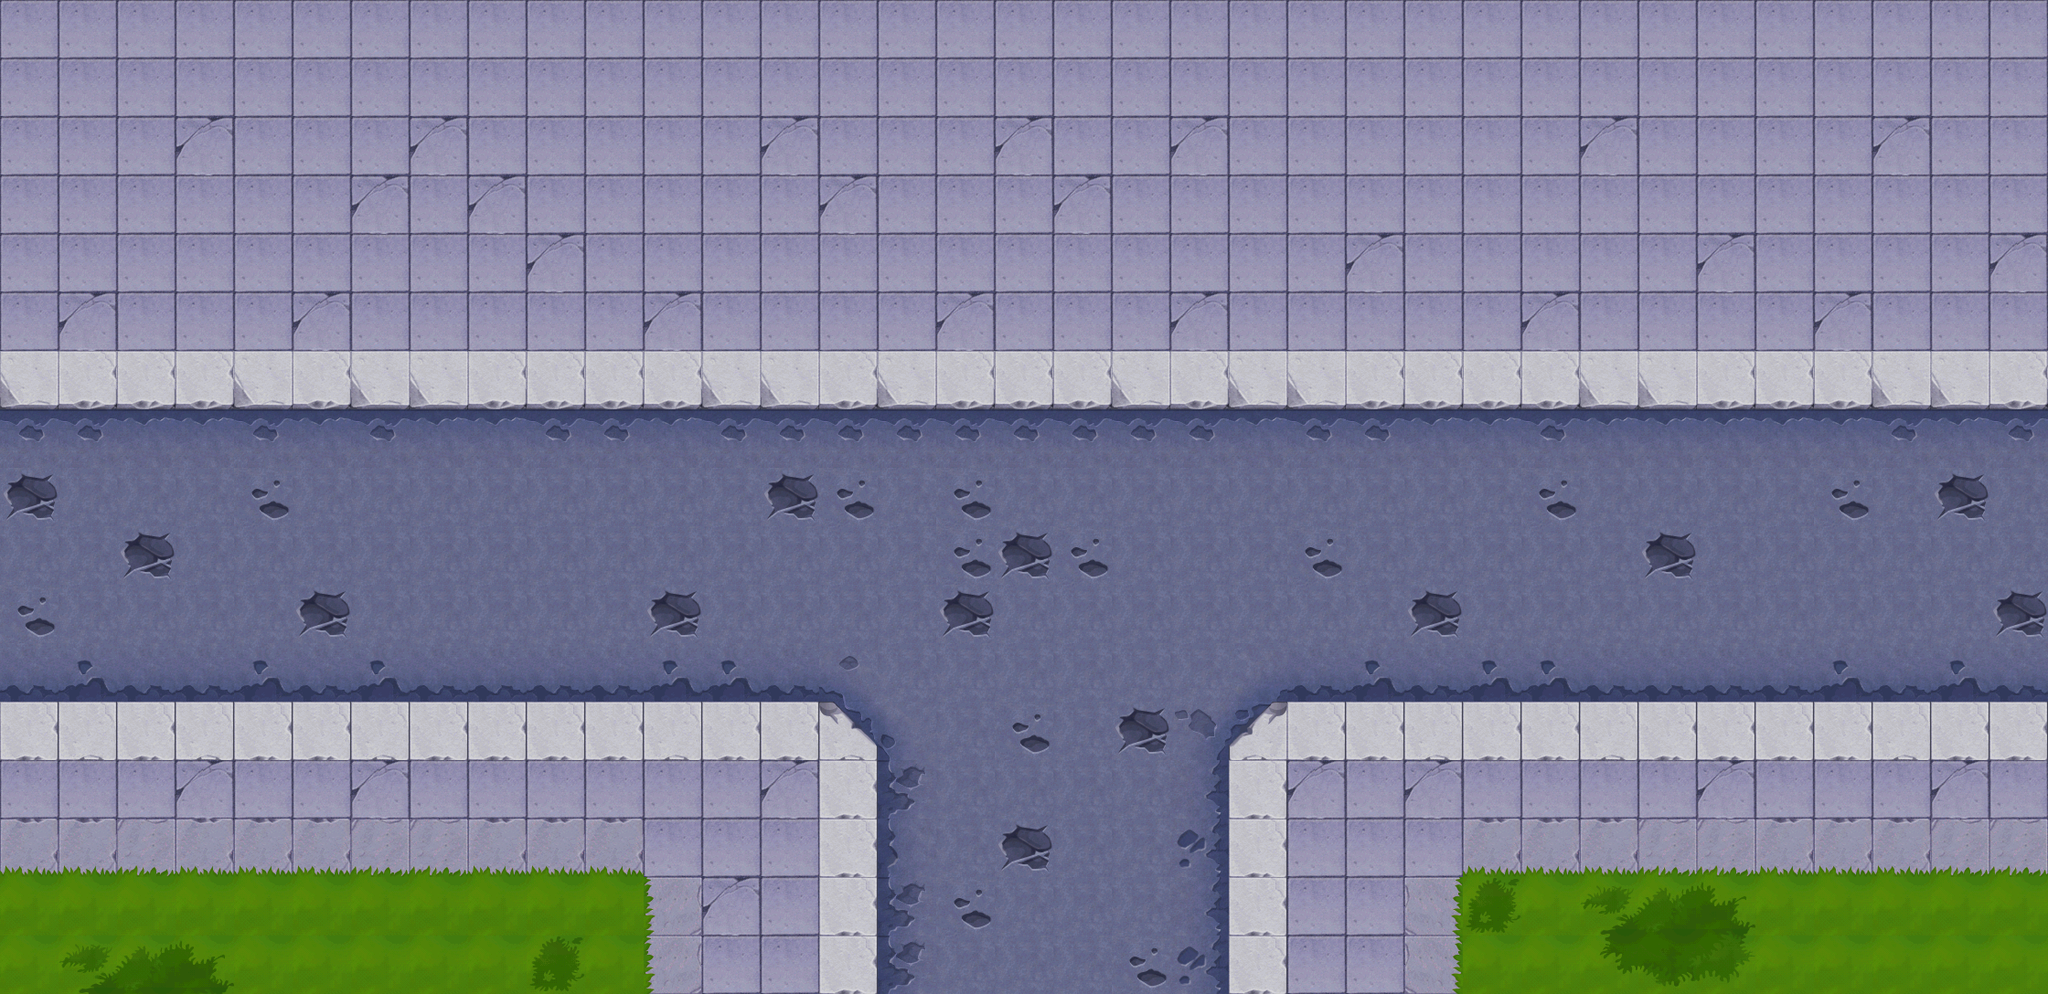

The image is a tile-based game level rendered from a .tmx file. Its description and source (layers, tilesets, objects; grid data summarised) follow:
An orthogonal 35x17 tile map with 64x64 px tiles, 1 tile layer (background), 52 tilesets and 151 objects (20x collide, 19x collide_bullet).

<map version="1.0" orientation="orthogonal" width="35" height="17" tilewidth="64" tileheight="64">
 <tileset firstgid="1" name="bg" tilewidth="64" tileheight="64">
  <image source="bg.png" width="512" height="512" />
 </tileset>
 <tileset firstgid="65" name="jianzhu_zheng03" tilewidth="266" tileheight="263">
  <image source="jianzhu_zheng03.png" width="266" height="263" />
 </tileset>
 <tileset firstgid="66" name="jianzhu_zheng02" tilewidth="271" tileheight="262">
  <image source="jianzhu_zheng02.png" width="271" height="262" />
 </tileset>
 <tileset firstgid="67" name="jianzhu_zheng01" tilewidth="332" tileheight="272">
  <image source="jianzhu_zheng01.png" width="332" height="272" />
 </tileset>
 <tileset firstgid="68" name="jianzhu_bmx" tilewidth="116" tileheight="16">
  <image source="jianzhu_bmx.png" width="116" height="16" />
 </tileset>
 <tileset firstgid="69" name="jianzhu_ce01" tilewidth="105" tileheight="424">
  <image source="jianzhu_ce01.png" width="105" height="424" />
 </tileset>
 <tileset firstgid="70" name="zhujue" tilewidth="63" tileheight="110">
  <image source="zhujue.png" width="63" height="110" />
 </tileset>
 <tileset firstgid="71" name="shabao" tilewidth="113" tileheight="68">
  <image source="shabao.png" width="113" height="68" />
 </tileset>
 <tileset firstgid="72" name="jianzhu_ken" tilewidth="530" tileheight="534">
  <image source="jianzhu_ken.png" width="530" height="534" />
 </tileset>
 <tileset firstgid="73" name="jianzhu_zhaopai01" tilewidth="263" tileheight="120">
  <image source="jianzhu_zhaopai01.png" width="263" height="120" />
 </tileset>
 <tileset firstgid="74" name="jianzhu_zhaopai02" tilewidth="329" tileheight="115">
  <image source="jianzhu_zhaopai02.png" width="329" height="115" />
 </tileset>
 <tileset firstgid="75" name="jianzhu_zhaopai03" tilewidth="95" tileheight="99">
  <image source="jianzhu_zhaopai03.png" width="95" height="99" />
 </tileset>
 <tileset firstgid="76" name="jianzhu_peng02" tilewidth="266" tileheight="41">
  <image source="jianzhu_peng02.png" width="266" height="41" />
 </tileset>
 <tileset firstgid="77" name="jianzhu_bmx04" tilewidth="97" tileheight="49">
  <image source="jianzhu_bmx04.png" width="97" height="49" />
 </tileset>
 <tileset firstgid="78" name="jianzhu_bmx03" tilewidth="49" tileheight="97">
  <image source="jianzhu_bmx03.png" width="49" height="97" />
 </tileset>
 <tileset firstgid="79" name="xiashuidao" tilewidth="63" tileheight="51">
  <image source="xiashuidao.png" width="63" height="51" />
 </tileset>
 <tileset firstgid="80" name="luzhang01" tilewidth="216" tileheight="105">
  <image source="luzhang01.png" width="216" height="105" />
 </tileset>
 <tileset firstgid="81" name="luzhang02" tilewidth="212" tileheight="107">
  <image source="luzhang02.png" width="212" height="107" />
 </tileset>
 <tileset firstgid="82" name="luzhang03" tilewidth="129" tileheight="238">
  <image source="luzhang03.png" width="129" height="238" />
 </tileset>
 <tileset firstgid="83" name="luzhang04" tilewidth="110" tileheight="229">
  <image source="luzhang04.png" width="110" height="229" />
 </tileset>
 <tileset firstgid="84" name="xiaoche.1" tilewidth="328" tileheight="253">
  <image source="xiaoche.1.png" width="328" height="253" />
 </tileset>
 <tileset firstgid="85" name="che4.1 (2)" tilewidth="152" tileheight="196">
  <image source="che4.1 (2).png" width="152" height="196" />
 </tileset>
 <tileset firstgid="86" name="che5 (2)" tilewidth="148" tileheight="188">
  <image source="che5 (2).png" width="148" height="188" />
 </tileset>
 <tileset firstgid="87" name="xiaoche (2)" tilewidth="328" tileheight="253">
  <image source="xiaoche (2).png" width="328" height="253" />
 </tileset>
 <tileset firstgid="88" name="jingshi" tilewidth="64" tileheight="64">
  <image source="jingshi.png" width="64" height="64" />
 </tileset>
 <tileset firstgid="89" name="jianzhu_tsw" tilewidth="200" tileheight="188">
  <image source="jianzhu_tsw.png" width="200" height="188" />
 </tileset>
 <tileset firstgid="90" name="che6" tilewidth="204" tileheight="114">
  <image source="che6.png" width="204" height="114" />
 </tileset>
 <tileset firstgid="91" name="jianzhu_xiangzi06" tilewidth="90" tileheight="113">
  <image source="jianzhu_xiangzi06.png" width="90" height="113" />
 </tileset>
 <tileset firstgid="92" name="jianzhu_xiangzi07" tilewidth="92" tileheight="112">
  <image source="jianzhu_xiangzi07.png" width="92" height="112" />
 </tileset>
 <tileset firstgid="93" name="jianzhu_xiangzi05" tilewidth="150" tileheight="170">
  <image source="jianzhu_xiangzi05.png" width="150" height="170" />
 </tileset>
 <tileset firstgid="94" name="jianzhu_xiangzi02" tilewidth="122" tileheight="126">
  <image source="jianzhu_xiangzi02.png" width="122" height="126" />
 </tileset>
 <tileset firstgid="95" name="jianzhu_xiangzi03" tilewidth="122" tileheight="76">
  <image source="jianzhu_xiangzi03.png" width="122" height="76" />
 </tileset>
 <tileset firstgid="96" name="jianzhu_qiang01" tilewidth="92" tileheight="54">
  <image source="jianzhu_qiang01.png" width="92" height="54" />
 </tileset>
 <tileset firstgid="97" name="jianzhu_xiangzi04" tilewidth="183" tileheight="126">
  <image source="jianzhu_xiangzi04.png" width="183" height="126" />
 </tileset>
 <tileset firstgid="98" name="che1 (2)" tilewidth="194" tileheight="120">
  <image source="che1 (2).png" width="194" height="120" />
 </tileset>
 <tileset firstgid="99" name="jianzhu_gjzp" tilewidth="225" tileheight="140">
  <image source="jianzhu_gjzp.png" width="225" height="140" />
 </tileset>
 <tileset firstgid="100" name="jianzhu_juanmen02" tilewidth="238" tileheight="69">
  <image source="jianzhu_juanmen02.png" width="238" height="69" />
 </tileset>
 <tileset firstgid="101" name="jianzhu_xuezi01" tilewidth="242" tileheight="196">
  <image source="jianzhu_xuezi01.png" width="242" height="196" />
 </tileset>
 <tileset firstgid="102" name="jianzhu_xuezi02" tilewidth="219" tileheight="141">
  <image source="jianzhu_xuezi02.png" width="219" height="141" />
 </tileset>
 <tileset firstgid="103" name="jianzhu_xuezi03" tilewidth="192" tileheight="132">
  <image source="jianzhu_xuezi03.png" width="192" height="132" />
 </tileset>
 <tileset firstgid="104" name="jianzhu_xuezi04" tilewidth="421" tileheight="156">
  <image source="jianzhu_xuezi04.png" width="421" height="156" />
 </tileset>
 <tileset firstgid="105" name="jianzhu_xuezi05" tilewidth="180" tileheight="297">
  <image source="jianzhu_xuezi05.png" width="180" height="297" />
 </tileset>
 <tileset firstgid="106" name="jianzhu_tsw02" tilewidth="110" tileheight="177">
  <image source="jianzhu_tsw02.png" width="110" height="177" />
 </tileset>
 <tileset firstgid="107" name="jianzhu_tsw03" tilewidth="74" tileheight="184">
  <image source="jianzhu_tsw03.png" width="74" height="184" />
 </tileset>
 <tileset firstgid="108" name="jianzhu_tsw04" tilewidth="148" tileheight="93">
  <image source="jianzhu_tsw04.png" width="148" height="93" />
 </tileset>
 <tileset firstgid="109" name="jianzhu_lvhua" tilewidth="266" tileheight="142">
  <image source="jianzhu_lvhua.png" width="266" height="142" />
 </tileset>
 <tileset firstgid="110" name="jianzhu_juanmen01" tilewidth="238" tileheight="112">
  <image source="jianzhu_juanmen01.png" width="238" height="112" />
 </tileset>
 <tileset firstgid="111" name="jianzhu_peng01" tilewidth="264" tileheight="44">
  <image source="jianzhu_peng01.png" width="264" height="44" />
 </tileset>
 <tileset firstgid="112" name="jianzhu_zhaopai04" tilewidth="227" tileheight="141">
  <image source="jianzhu_zhaopai04.png" width="227" height="141" />
 </tileset>
 <tileset firstgid="113" name="jianzhu_zhaopai05" tilewidth="222" tileheight="89">
  <image source="jianzhu_zhaopai05.png" width="222" height="89" />
 </tileset>
 <tileset firstgid="114" name="jianzhu_huahen" tilewidth="99" tileheight="102">
  <image source="jianzhu_huahen.png" width="99" height="102" />
 </tileset>
 <tileset firstgid="115" name="jianzhu_yizi" tilewidth="111" tileheight="73">
  <image source="jianzhu_yizi.png" width="111" height="73" />
 </tileset>
 <layer name="background" width="35" height="17">
  <data>[595 cells, 595 non-empty, 35 distinct tile ids]</data>
 </layer>
 <objectgroup name="boxmutoub" width="35" height="17">
  <properties>
   <property name="filename" value="jianzhu_xiangzi04.png" />
   <property name="groundlayer" value="1" />
  </properties>
  <object gid="97" x="859" y="108">
   <properties>
    <property name="groundZ" value="1" />
   </properties>
  </object>
  </objectgroup>
 <objectgroup name="blood5" width="35" height="17">
  <properties>
   <property name="filename" value="jianzhu_xuezi05.png" />
   <property name="groundlayer" value="1" />
  </properties>
  <!-- 2 objects omitted --></objectgroup>
 <objectgroup name="tesiwangdoorss" width="35" height="17">
  <properties>
   <property name="buildlayer" value="1" />
   <property name="filename" value="jianzhu_tsw03.png" />
  </properties>
  <!-- 1 objects omitted --></objectgroup>
 <objectgroup name="tesiwangdoor" width="35" height="17">
  <properties>
   <property name="buildlayer" value="1" />
   <property name="filename" value="jianzhu_tsw02.png" />
  </properties>
  <!-- 1 objects omitted --></objectgroup>
 <objectgroup name="tesiwangdoorss2" width="35" height="17">
  <properties>
   <property name="filename" value="jianzhu_tsw04.png" />
   <property name="groundlayer" value="1" />
  </properties>
  <!-- 1 objects omitted --></objectgroup>
 <objectgroup name="dakeng" width="35" height="17">
  <properties>
   <property name="filename" value="jianzhu_ken.png" />
   <property name="groundlayer" value="1" />
  </properties>
  <!-- 1 objects omitted --></objectgroup>
 <objectgroup name="q1" width="35" height="17">
  <properties>
   <property name="filename" value="jianzhu_zheng03.png" />
   <property name="groundlayer" value="1" />
  </properties>
  <!-- 5 objects omitted --></objectgroup>
 <objectgroup name="q2" width="35" height="17">
  <properties>
   <property name="filename" value="jianzhu_zheng02.png" />
   <property name="groundlayer" value="1" />
  </properties>
  <!-- 2 objects omitted --></objectgroup>
 <objectgroup name="q3" width="35" height="17">
  <properties>
   <property name="filename" value="jianzhu_zheng01.png" />
   <property name="groundlayer" value="1" />
  </properties>
  <!-- 1 objects omitted --></objectgroup>
 <objectgroup name="q4" width="35" height="17">
  <properties>
   <property name="filename" value="jianzhu_ce01.png" />
   <property name="groundlayer" value="1" />
  </properties>
  <!-- 1 objects omitted --></objectgroup>
 <objectgroup name="di1" width="35" height="17">
  <properties>
   <property name="filename" value="jianzhu_bmx.png" />
   <property name="groundlayer" value="1" />
  </properties>
  <!-- 1 objects omitted --></objectgroup>
 <objectgroup name="di2" width="35" height="17">
  <properties>
   <property name="filename" value="jianzhu_bmx04.png" />
   <property name="groundlayer" value="1" />
  </properties>
  <!-- 10 objects omitted --></objectgroup>
 <objectgroup name="di3" width="35" height="17">
  <properties>
   <property name="filename" value="jianzhu_bmx03.png" />
   <property name="groundlayer" value="1" />
  </properties>
  <!-- 1 objects omitted --></objectgroup>
 <objectgroup name="car3" width="35" height="17" opacity="0.97">
  <properties>
   <property name="filename" value="che6.png" />
   <property name="groundlayer" value="1" />
  </properties>
  <!-- 1 objects omitted --></objectgroup>
 <objectgroup name="car2" width="35" height="17" opacity="0.97">
  <properties>
   <property name="filename" value="che5 (2).png" />
   <property name="groundlayer" value="1" />
  </properties>
  <!-- 1 objects omitted --></objectgroup>
 <objectgroup name="madai" width="35" height="17">
  <properties>
   <property name="filename" value="shabao.png" />
   <property name="groundlayer" value="1" />
  </properties>
  <!-- 5 objects omitted --></objectgroup>
 <objectgroup name="zhaopai1" width="35" height="17">
  <properties>
   <property name="filename" value="jianzhu_zhaopai01.png" />
   <property name="groundlayer" value="1" />
  </properties>
  <!-- 2 objects omitted --></objectgroup>
 <objectgroup name="zhaopai2" width="35" height="17">
  <properties>
   <property name="filename" value="jianzhu_zhaopai02.png" />
   <property name="groundlayer" value="1" />
  </properties>
  <!-- 1 objects omitted --></objectgroup>
 <objectgroup name="ding1" width="35" height="17">
  <properties>
   <property name="filename" value="jianzhu_peng02.png" />
   <property name="groundlayer" value="1" />
  </properties>
  <!-- 2 objects omitted --></objectgroup>
 <objectgroup name="ding2" width="35" height="17">
  <properties>
   <property name="filename" value="jianzhu_peng01.png" />
   <property name="groundlayer" value="1" />
  </properties>
  <!-- 1 objects omitted --></objectgroup>
 <objectgroup name="xiashuidao" width="35" height="17">
  <properties>
   <property name="filename" value="xiashuidao.png" />
   <property name="groundlayer" value="1" />
  </properties>
  <!-- 4 objects omitted --></objectgroup>
 <objectgroup name="carpolice2" width="35" height="17">
  <properties>
   <property name="buildlayer" value="1" />
   <property name="filename" value="xiaoche (2).png" />
  </properties>
  <!-- 1 objects omitted --></objectgroup>
 <objectgroup name="zudang1" width="35" height="17">
  <properties>
   <property name="filename" value="luzhang01.png" />
   <property name="groundlayer" value="1" />
  </properties>
  <!-- 1 objects omitted --></objectgroup>
 <objectgroup name="zudang3" width="35" height="17">
  <properties>
   <property name="filename" value="luzhang03.png" />
   <property name="groundlayer" value="1" />
  </properties>
  <!-- 1 objects omitted --></objectgroup>
 <objectgroup name="zudang4" width="35" height="17">
  <properties>
   <property name="buildlayer" value="1" />
   <property name="filename" value="luzhang04.png" />
  </properties>
  <!-- 1 objects omitted --></objectgroup>
 <objectgroup name="zudang2" width="35" height="17">
  <properties>
   <property name="filename" value="luzhang02.png" />
   <property name="groundlayer" value="1" />
  </properties>
  <!-- 1 objects omitted --></objectgroup>
 <objectgroup name="car1" width="35" height="17">
  <properties>
   <property name="filename" value="che4.1 (2).png" />
   <property name="groundlayer" value="1" />
  </properties>
  <!-- 2 objects omitted --></objectgroup>
 <objectgroup name="blood1" width="35" height="17">
  <properties>
   <property name="filename" value="jianzhu_xuezi01.png" />
   <property name="groundlayer" value="1" />
  </properties>
  <!-- 4 objects omitted --></objectgroup>
 <objectgroup name="carpolice" width="35" height="17">
  <properties>
   <property name="filename" value="xiaoche.1.png" />
   <property name="groundlayer" value="1" />
  </properties>
  <!-- 1 objects omitted --></objectgroup>
 <objectgroup name="chezhan" width="35" height="17">
  <properties>
   <property name="filename" value="jianzhu_gjzp.png" />
   <property name="groundlayer" value="1" />
  </properties>
  <!-- 1 objects omitted --></objectgroup>
 <objectgroup name="juans" width="35" height="17">
  <properties>
   <property name="filename" value="jianzhu_juanmen02.png" />
   <property name="groundlayer" value="1" />
  </properties>
  <!-- 2 objects omitted --></objectgroup>
 <objectgroup name="juanb" width="35" height="17">
  <properties>
   <property name="filename" value="jianzhu_juanmen01.png" />
   <property name="groundlayer" value="1" />
  </properties>
  <!-- 2 objects omitted --></objectgroup>
 <objectgroup name="zhaopai3" width="35" height="17">
  <properties>
   <property name="filename" value="jianzhu_zhaopai03.png" />
   <property name="groundlayer" value="1" />
  </properties>
  <!-- 2 objects omitted --></objectgroup>
 <objectgroup name="blood2" width="35" height="17">
  <properties>
   <property name="filename" value="jianzhu_xuezi02.png" />
   <property name="groundlayer" value="1" />
  </properties>
  <!-- 2 objects omitted --></objectgroup>
 <objectgroup name="blood3" width="35" height="17">
  <properties>
   <property name="filename" value="jianzhu_xuezi03.png" />
   <property name="groundlayer" value="1" />
  </properties>
  <!-- 3 objects omitted --></objectgroup>
 <objectgroup name="blood4" width="35" height="17">
  <properties>
   <property name="filename" value="jianzhu_xuezi04.png" />
   <property name="groundlayer" value="1" />
  </properties>
  <!-- 3 objects omitted --></objectgroup>
 <objectgroup name="flower" width="35" height="17">
  <properties>
   <property name="filename" value="jianzhu_lvhua.png" />
   <property name="groundlayer" value="1" />
  </properties>
  <!-- 7 objects omitted --></objectgroup>
 <objectgroup name="zhaopai4" width="35" height="17">
  <properties>
   <property name="filename" value="jianzhu_zhaopai04.png" />
   <property name="groundlayer" value="1" />
  </properties>
  <!-- 1 objects omitted --></objectgroup>
 <objectgroup name="zhaopai5" width="35" height="17">
  <properties>
   <property name="filename" value="jianzhu_zhaopai05.png" />
   <property name="groundlayer" value="1" />
  </properties>
  <!-- 1 objects omitted --></objectgroup>
 <objectgroup name="blackboxs" width="35" height="17">
  <properties>
   <property name="filename" value="jianzhu_xiangzi06.png" />
   <property name="groundlayer" value="1" />
  </properties>
  <!-- 3 objects omitted --></objectgroup>
 <objectgroup name="blackboxb" width="35" height="17">
  <properties>
   <property name="filename" value="jianzhu_xiangzi05.png" />
   <property name="groundlayer" value="1" />
  </properties>
  <!-- 1 objects omitted --></objectgroup>
 <objectgroup name="greenboxs" width="35" height="17">
  <properties>
   <property name="filename" value="jianzhu_xiangzi03.png" />
   <property name="groundlayer" value="1" />
  </properties>
  <!-- 4 objects omitted --></objectgroup>
 <objectgroup name="greenboxb" width="35" height="17">
  <properties>
   <property name="filename" value="jianzhu_xiangzi02.png" />
   <property name="groundlayer" value="1" />
  </properties>
  <!-- 3 objects omitted --></objectgroup>
 <objectgroup name="car4" width="35" height="17">
  <properties>
   <property name="filename" value="che1 (2).png" />
   <property name="groundlayer" value="1" />
  </properties>
  <!-- 2 objects omitted --></objectgroup>
 <objectgroup name="zl" width="35" height="17">
  <properties>
   <property name="filename" value="jingshi.png" />
   <property name="groundlayer" value="1" />
  </properties>
  <!-- 2 objects omitted --></objectgroup>
 <objectgroup name="qiangxie" width="35" height="17">
  <properties>
   <property name="filename" value="jianzhu_xiangzi07.png" />
   <property name="groundlayer" value="1" />
  </properties>
  <!-- 2 objects omitted --></objectgroup>
 <objectgroup name="tesiwangover" width="35" height="17">
  <properties>
   <property name="filename" value="jianzhu_tsw.png" />
   <property name="groundlayer" value="1" />
  </properties>
  <!-- 2 objects omitted --></objectgroup>
 <objectgroup name="qiangxie2" width="35" height="17">
  <properties>
   <property name="filename" value="jianzhu_qiang01.png" />
   <property name="groundlayer" value="1" />
  </properties>
  <!-- 4 objects omitted --></objectgroup>
 <objectgroup name="zhua" width="35" height="17">
  <properties>
   <property name="filename" value="jianzhu_huahen.png" />
   <property name="groundlayer" value="1" />
  </properties>
  <!-- 7 objects omitted --></objectgroup>
 <objectgroup name="collide_people" width="35" height="17">
  <!-- 20 objects omitted --></objectgroup>
 <objectgroup name="collide_bullet" width="35" height="17">
  <!-- 19 objects omitted --></objectgroup>
</map>
<!-- 150 of 151 objects omitted -->
